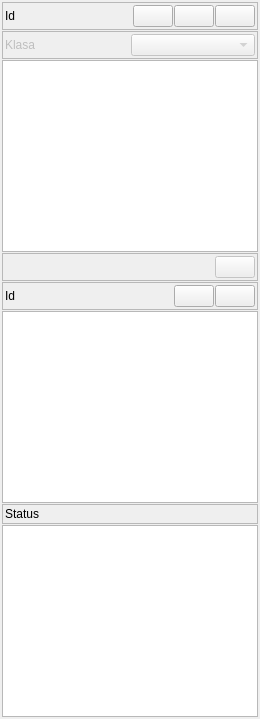
        <widget class="QFrame" name="frame_8">
         <property name="frameShape">
          <enum>QFrame::NoFrame</enum>
         </property>
         <property name="frameShadow">
          <enum>QFrame::Raised</enum>
         </property>
         <layout class="QVBoxLayout" name="verticalLayout_8">
          <property name="spacing">
           <number>1</number>
          </property>
          <property name="margin">
           <number>2</number>
          </property>
          <item>
           <widget class="QFrame" name="frame_19">
            <property name="frameShape">
             <enum>QFrame::StyledPanel</enum>
            </property>
            <property name="frameShadow">
             <enum>QFrame::Raised</enum>
            </property>
            <layout class="QHBoxLayout" name="horizontalLayout_13">
             <property name="spacing">
              <number>1</number>
             </property>
             <property name="margin">
              <number>2</number>
             </property>
             <item>
              <widget class="QLabel" name="lblGrupaImovineIdTitle">
               <property name="text">
                <string>Id</string>
               </property>
              </widget>
             </item>
             <item>
              <widget class="QLabel" name="lblGrupaImovineId">
               <property name="sizePolicy">
                <sizepolicy hsizetype="Expanding" vsizetype="Preferred">
                 <horstretch>0</horstretch>
                 <verstretch>0</verstretch>
                </sizepolicy>
               </property>
               <property name="text">
                <string/>
               </property>
               <property name="textInteractionFlags">
                <set>Qt::LinksAccessibleByMouse|Qt::TextSelectableByKeyboard|Qt::TextSelectableByMouse</set>
               </property>
              </widget>
             </item>
             <item>
              <widget class="QPushButton" name="btnGrupaImovineNeaktivna">
               <property name="sizePolicy">
                <sizepolicy hsizetype="Fixed" vsizetype="Fixed">
                 <horstretch>0</horstretch>
                 <verstretch>0</verstretch>
                </sizepolicy>
               </property>
               <property name="text">
                <string/>
               </property>
               <property name="icon">
                <iconset resource="../../resources/DonatForm.qrc">
                 <normaloff>:/InDonat/Forms/images/CLOSE.GIF</normaloff>:/InDonat/Forms/images/CLOSE.GIF</iconset>
               </property>
              </widget>
             </item>
             <item>
              <widget class="QPushButton" name="btnGrupaImovineTrazi">
               <property name="sizePolicy">
                <sizepolicy hsizetype="Fixed" vsizetype="Fixed">
                 <horstretch>0</horstretch>
                 <verstretch>0</verstretch>
                </sizepolicy>
               </property>
               <property name="text">
                <string/>
               </property>
               <property name="icon">
                <iconset resource="../../resources/DonatForm.qrc">
                 <normaloff>:/InDonat/Forms/images/POVECALO.png</normaloff>:/InDonat/Forms/images/POVECALO.png</iconset>
               </property>
              </widget>
             </item>
             <item>
              <widget class="QPushButton" name="btnGrupaImovineColapse">
               <property name="sizePolicy">
                <sizepolicy hsizetype="Fixed" vsizetype="Fixed">
                 <horstretch>0</horstretch>
                 <verstretch>0</verstretch>
                </sizepolicy>
               </property>
               <property name="text">
                <string/>
               </property>
               <property name="icon">
                <iconset resource="../../resources/DonatForm.qrc">
                 <normaloff>:/InDonat/Forms/images/exp.gif</normaloff>:/InDonat/Forms/images/exp.gif</iconset>
               </property>
              </widget>
             </item>
            </layout>
           </widget>
          </item>
          <item>
           <widget class="QFrame" name="fraKlasa">
            <property name="enabled">
             <bool>false</bool>
            </property>
            <property name="frameShape">
             <enum>QFrame::StyledPanel</enum>
            </property>
            <property name="frameShadow">
             <enum>QFrame::Raised</enum>
            </property>
            <layout class="QHBoxLayout" name="horizontalLayout_14">
             <property name="spacing">
              <number>1</number>
             </property>
             <property name="margin">
              <number>2</number>
             </property>
             <item>
              <widget class="QLabel" name="lblKlasaTitle">
               <property name="text">
                <string>Klasa</string>
               </property>
              </widget>
             </item>
             <item>
              <widget class="QComboBox" name="cboKlasa"/>
             </item>
            </layout>
           </widget>
          </item>
          <item>
           <widget class="QFrame" name="frame_22">
            <property name="frameShape">
             <enum>QFrame::NoFrame</enum>
            </property>
            <property name="frameShadow">
             <enum>QFrame::Raised</enum>
            </property>
            <layout class="QHBoxLayout" name="horizontalLayout_15">
             <property name="spacing">
              <number>0</number>
             </property>
             <property name="margin">
              <number>0</number>
             </property>
             <item>
              <widget class="QTreeView" name="treeView"/>
             </item>
            </layout>
           </widget>
          </item>
          <item>
           <widget class="QFrame" name="frame_23">
            <property name="frameShape">
             <enum>QFrame::StyledPanel</enum>
            </property>
            <property name="frameShadow">
             <enum>QFrame::Raised</enum>
            </property>
            <layout class="QHBoxLayout" name="horizontalLayout_16">
             <property name="spacing">
              <number>1</number>
             </property>
             <property name="margin">
              <number>2</number>
             </property>
             <item>
              <widget class="QLabel" name="label_21">
               <property name="sizePolicy">
                <sizepolicy hsizetype="Expanding" vsizetype="Preferred">
                 <horstretch>0</horstretch>
                 <verstretch>0</verstretch>
                </sizepolicy>
               </property>
               <property name="text">
                <string/>
               </property>
              </widget>
             </item>
             <item>
              <widget class="QPushButton" name="pushButton_24">
               <property name="enabled">
                <bool>false</bool>
               </property>
               <property name="sizePolicy">
                <sizepolicy hsizetype="Fixed" vsizetype="Fixed">
                 <horstretch>0</horstretch>
                 <verstretch>0</verstretch>
                </sizepolicy>
               </property>
               <property name="text">
                <string/>
               </property>
               <property name="icon">
                <iconset resource="../../resources/DonatForm.qrc">
                 <normaloff>:/InDonat/Forms/images/POVECALO.png</normaloff>:/InDonat/Forms/images/POVECALO.png</iconset>
               </property>
              </widget>
             </item>
            </layout>
           </widget>
          </item>
          <item>
           <widget class="QFrame" name="frame_24">
            <property name="frameShape">
             <enum>QFrame::StyledPanel</enum>
            </property>
            <property name="frameShadow">
             <enum>QFrame::Raised</enum>
            </property>
            <layout class="QHBoxLayout" name="horizontalLayout_17">
             <property name="spacing">
              <number>1</number>
             </property>
             <property name="margin">
              <number>2</number>
             </property>
             <item>
              <widget class="QLabel" name="lblImovinaIdTitle">
               <property name="text">
                <string>Id</string>
               </property>
              </widget>
             </item>
             <item>
              <widget class="QLabel" name="lblImovinaId">
               <property name="sizePolicy">
                <sizepolicy hsizetype="Expanding" vsizetype="Preferred">
                 <horstretch>0</horstretch>
                 <verstretch>0</verstretch>
                </sizepolicy>
               </property>
               <property name="text">
                <string/>
               </property>
               <property name="textInteractionFlags">
                <set>Qt::LinksAccessibleByMouse|Qt::TextSelectableByKeyboard|Qt::TextSelectableByMouse</set>
               </property>
              </widget>
             </item>
             <item>
              <widget class="QPushButton" name="btnImovinaNeaktivna">
               <property name="sizePolicy">
                <sizepolicy hsizetype="Fixed" vsizetype="Fixed">
                 <horstretch>0</horstretch>
                 <verstretch>0</verstretch>
                </sizepolicy>
               </property>
               <property name="text">
                <string/>
               </property>
               <property name="icon">
                <iconset resource="../../resources/DonatForm.qrc">
                 <normaloff>:/InDonat/Forms/images/CLOSE.GIF</normaloff>:/InDonat/Forms/images/CLOSE.GIF</iconset>
               </property>
              </widget>
             </item>
             <item>
              <widget class="QPushButton" name="btnImovinaColapse">
               <property name="sizePolicy">
                <sizepolicy hsizetype="Fixed" vsizetype="Fixed">
                 <horstretch>0</horstretch>
                 <verstretch>0</verstretch>
                </sizepolicy>
               </property>
               <property name="text">
                <string/>
               </property>
               <property name="icon">
                <iconset resource="../../resources/DonatForm.qrc">
                 <normaloff>:/InDonat/Forms/images/exp.gif</normaloff>:/InDonat/Forms/images/exp.gif</iconset>
               </property>
              </widget>
             </item>
            </layout>
           </widget>
          </item>
          <item>
           <widget class="QFrame" name="frame_25">
            <property name="frameShape">
             <enum>QFrame::NoFrame</enum>
            </property>
            <property name="frameShadow">
             <enum>QFrame::Raised</enum>
            </property>
            <layout class="QHBoxLayout" name="horizontalLayout_18">
             <property name="spacing">
              <number>0</number>
             </property>
             <property name="margin">
              <number>0</number>
             </property>
             <item>
              <widget class="QTreeView" name="treeView_2"/>
             </item>
            </layout>
           </widget>
          </item>
          <item>
           <widget class="QFrame" name="fraImovinaStatusTitle">
            <property name="frameShape">
             <enum>QFrame::StyledPanel</enum>
            </property>
            <property name="frameShadow">
             <enum>QFrame::Raised</enum>
            </property>
            <layout class="QHBoxLayout" name="horizontalLayout_19">
             <property name="spacing">
              <number>1</number>
             </property>
             <property name="margin">
              <number>2</number>
             </property>
             <item>
              <widget class="QLabel" name="lblImovinaStatusTitle">
               <property name="text">
                <string>Status</string>
               </property>
              </widget>
             </item>
             <item>
              <widget class="QLabel" name="lblImovinaStatus">
               <property name="sizePolicy">
                <sizepolicy hsizetype="Expanding" vsizetype="Preferred">
                 <horstretch>0</horstretch>
                 <verstretch>0</verstretch>
                </sizepolicy>
               </property>
               <property name="text">
                <string/>
               </property>
               <property name="textInteractionFlags">
                <set>Qt::LinksAccessibleByMouse|Qt::TextSelectableByKeyboard|Qt::TextSelectableByMouse</set>
               </property>
              </widget>
             </item>
            </layout>
           </widget>
          </item>
          <item>
           <widget class="QFrame" name="fraImovinaStatus">
            <property name="frameShape">
             <enum>QFrame::NoFrame</enum>
            </property>
            <property name="frameShadow">
             <enum>QFrame::Raised</enum>
            </property>
            <layout class="QHBoxLayout" name="horizontalLayout_20">
             <property name="spacing">
              <number>0</number>
             </property>
             <property name="margin">
              <number>0</number>
             </property>
             <item>
              <widget class="QListView" name="lstvImovinaStatus"/>
             </item>
            </layout>
           </widget>
          </item>
         </layout>
        </widget>
